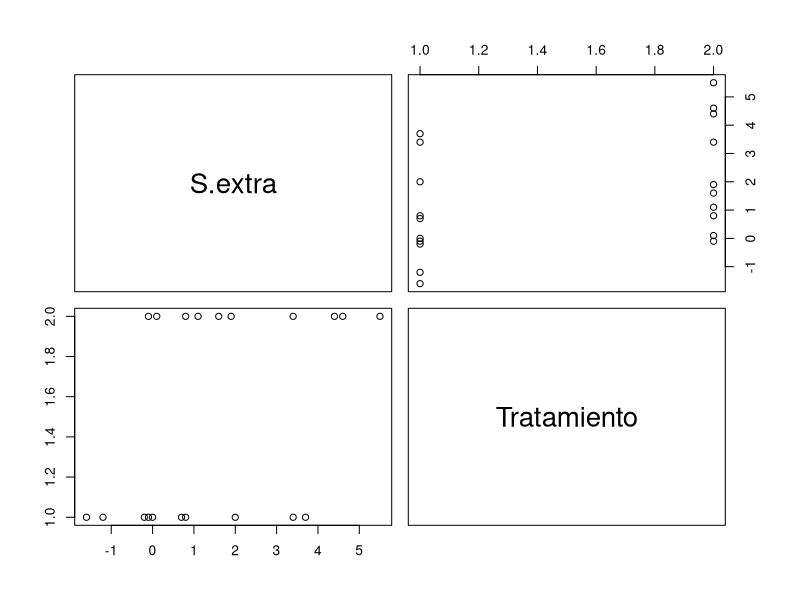

Generate this figure with R:
## ---- chunk 1
library(dplyr)
library(ggplot2)
## ---- chunk 2
View(sleep)
## ---- chunk 3
Sueño <- sleep
## ---- chunk 4
shapiro.test(Sueño$extra[Sueño$group == 1])
shapiro.test(Sueño$extra[Sueño$group == 2])
## ---- chunk 5
# media
mean(Sueño$extra[Sueño$group == 1])
mean(Sueño$extra[Sueño$group == 2])
# mediana
median(Sueño$extra[Sueño$group == 1])
median(Sueño$extra[Sueño$group == 2])
# moda
mode(Sueño$extra[Sueño$group == 1])
mode(Sueño$extra[Sueño$group == 2])

## ---- chunk 6
# Desviación estándar
sd(Sueño$extra[Sueño$group == 1])
sd(Sueño$extra[Sueño$group == 2])
## ---- chunk 7
t.test(Sueño$extra[Sueño$group == 1], Sueño$extra[Sueño$group == 2])
## ---- chunk 8
S.extra <- Sueño$extra
Tratamiento <- as.numeric(Sueño$group)

cor(x = S.extra, y = Tratamiento)
## ---- chunk 9
pairs(S.extra ~ Tratamiento)
